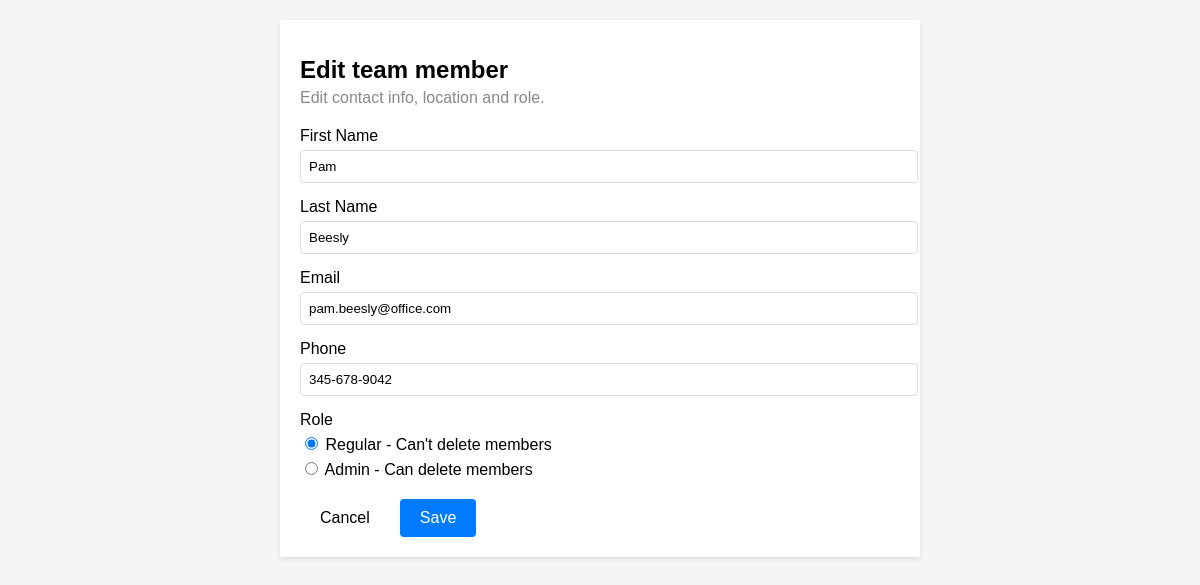
Page /edit/4/ on the committed database.
### members/models.py (models this page shows, shortened)
class Member(models.Model):
    ROLE_CHOICES = [
        ('r', 'Regular - Can\'t delete members'),
        ('a', 'Admin - Can delete members'),
    ]
    dateCreated = models.DateTimeField(auto_now_add=True, null=True, blank=True)
    dateModified = models.DateTimeField(null=True, blank=True, default=timezone.now)
    first_name = models.CharField(max_length=100)
    last_name = models.CharField(max_length=100)
    emailId = models.CharField(null=True, blank=True, unique=True, max_length=100)
    phone = models.CharField(max_length=15)
    role = models.CharField(max_length=10, choices=ROLE_CHOICES, default='r')
    imageUrl = models.CharField(max_length=200)
    isInActive = models.BooleanField(default=False)

### members/views.py (the view)
# urls.py: path('edit/<int:pk>/', MemberUpdateView.as_view(), name='member_edit'),
class MemberUpdateView(UpdateView):
    model = Member
    form_class = MemberForm
    template_name = 'members/form.html'
    success_url = reverse_lazy('member_list')

### members/forms.py (shortened to what this page needs)
class MemberForm(forms.ModelForm):
    phone = forms.CharField(max_length=12, widget=forms.TextInput(attrs={'placeholder': 'xxx-xxx-xxxx'}))
    class Meta:
        model = Member
        fields = ['first_name', 'last_name', 'emailId', 'phone', 'role']

### members/templates/members/form.html (shortened to what this page needs)
{% extends 'members/base.html' %}
{% block content %}
<h1>{% if form.instance.pk %}Edit team member{% else %}Add a team member{% endif %}</h1>
<h2>{% if form.instance.pk %}Edit contact info, location and role.{% else %}Set email, location and role.{% endif %}</h2>
<form method="post" id="member-form">
    <div class="form-group">
        <label for="{{ form.first_name.id_for_label }}">First Name</label>
        {{ form.first_name }}
    </div>
    <div class="form-group">
        <label for="{{ form.last_name.id_for_label }}">Last Name</label>
        {{ form.last_name }}
    </div>
    <div class="form-group">
        <label for="{{ form.emailId.id_for_label }}">Email</label>
        {{ form.emailId }}
    </div>
    <div class="form-group">
        <label for="{{ form.phone.id_for_label }}">Phone</label>
        {{ form.phone }}
    </div>
    <div class="form-group">
        <label>Role</label>
        <div class="radio-group">
            {% for value, text in form.role.field.choices %}
            <label class="radio-label">
                <input type="radio" name="{{ form.role.name }}" value="{{ value }}" {% if form.role.value == value %}checked{% endif %}>
                {{ text }}
            </label>
            {% endfor %}
        </div>
    </div>
    <div class="button-container">
        <div class="button-group right">
            <a href="{% url 'member_list' %}" class="button cancel-button">Cancel</a>
            <button type="submit" class="button save-button">Save</button>
        </div>
    </div>
</form>
{% endblock %}

### static/css/style.css (style rules this page uses)
body { font-family: Arial, sans-serif; margin: 0; padding: 20px; background-color: #f5f5f5; }
h1 { font-size: 24px; margin-bottom: 5px; }
h2 { font-size: 16px; color: #888; font-weight: normal; margin-top: 0; }
form { margin-top: 20px; }
.form-group { margin-bottom: 15px; }
label { display: block; margin-bottom: 5px; }
input[type="text"], input[type="email"], select { width: 100%; padding: 8px; border: 1px solid #ddd; border-radius: 4px; }
.button-container { display: flex; justify-content: space-between; align-items: center; margin-top: 20px; }
.button-group { display: flex; }
.button-group.right { justify-content: flex-end; }
.button { padding: 10px 20px; border: none; border-radius: 4px; cursor: pointer; font-size: 16px; text-decoration: none; }
.save-button { background-color: #007bff; color: white; margin-left: 10px; }
.cancel-button { background-color: white; color: black; }

### rows in the picture
Member: first_name "Pam", last_name "Beesly", emailId "pam.beesly@office.com", phone "345-678-9042"

### other values in the picture
{{ text }} "Regular - Can't delete members" "Admin - Can delete members"
